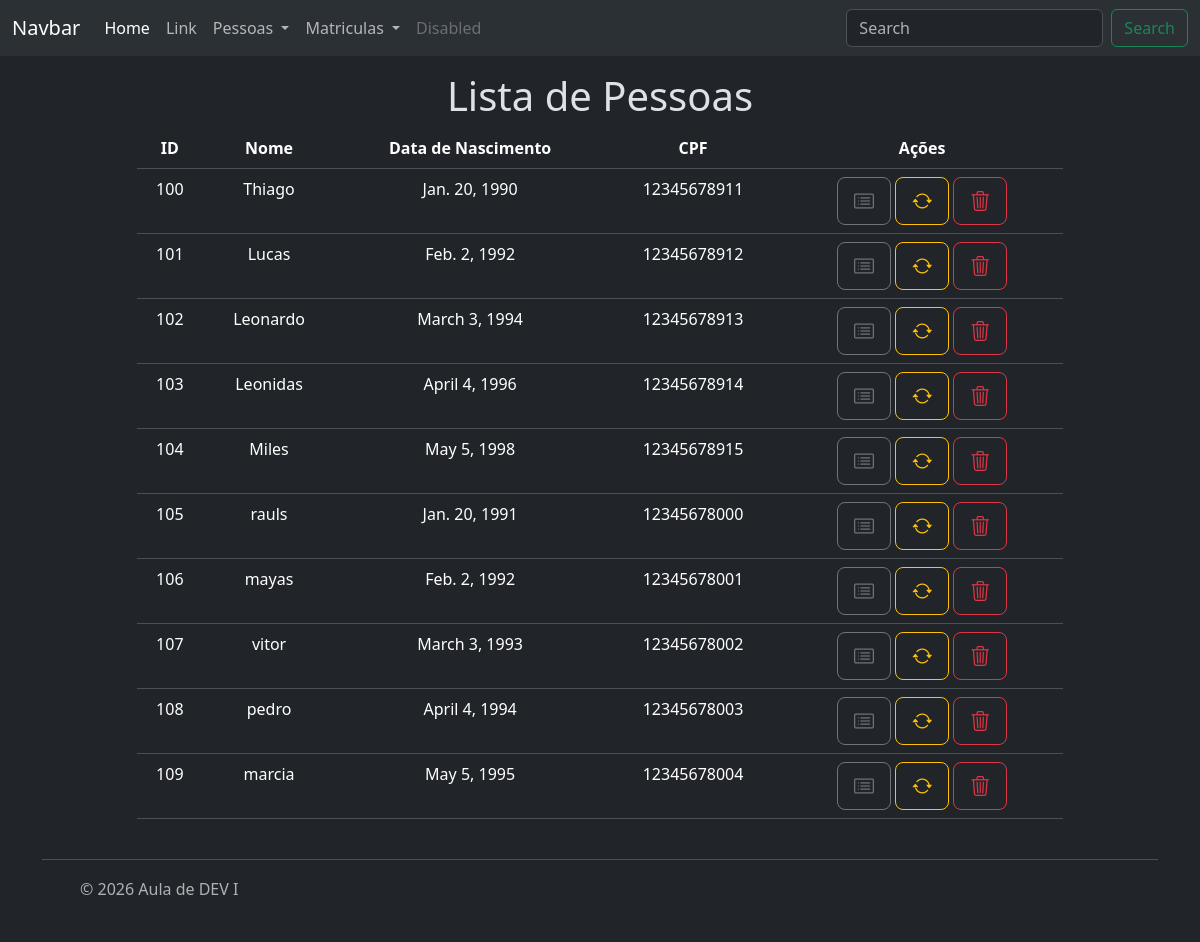
The app's page /relacionamentos/person/funcao/list, older data.
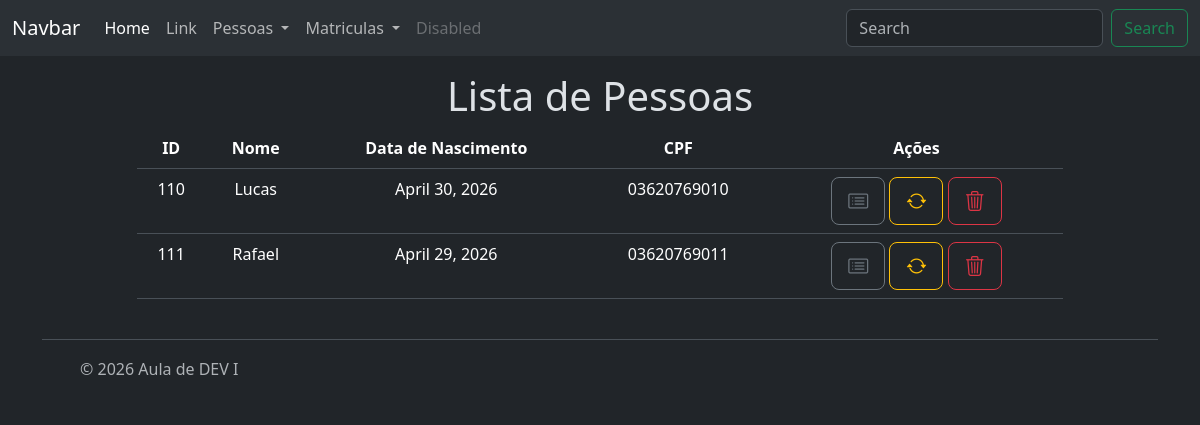
The same page, newer data.
### relacionamentos/models/pessoa.py (models this page shows, shortened)
class Pessoa(BaseModel):
    nome = models.CharField(max_length=100
                            , verbose_name='Nome'
                            , help_text='Insira o nome da pessoa'
                            , validators=[MinLengthValidator(5)])
    data_nascimento = models.DateField(verbose_name='Data de Nascimento'
                                      , help_text='Insira a data de nascimento da pessoa')
    cpf = models.CharField(max_length=11, unique=True
                           , validators=[MinLengthValidator(11), validacao_cpf]
                           , help_text='Insira o CPF da pessoa'
                           , verbose_name='CPF')

### relacionamentos/views/person.py (the view)
# urls.py: path('person/funcao/list',person.list, name='funcao_person_list'),
def list(request):
    people = Pessoa.objects.all()
    contexto = {
        "pessoas": people,
    }
    return render(request,'person/list.html',contexto)

### relacionamentos/templates/person/list.html
{% extends "base.html" %}
{% block title %}
    {% if pessoas %}
        Lista de Pessoas
    {% else %}
        Nenhuma Pessoa Cadastrada
    {% endif %}
{% endblock title %}
{% block content %}
    {% if pessoas %}
        <table class="table table-hover">
            <thead>
                <th>ID</th>
                <th>Nome</th>
                <th>Data de Nascimento</th>
                <th>CPF</th>
                <th>Ações</th>
            </thead>
            <tbody>
                {% for pessoa in pessoas %}
                    <tr>
                        <td>
                            {{pessoa.id}}
                        </td>
                        <td>
                            {{pessoa.nome}}
                        </td>
                        <td>
                            {{pessoa.data_nascimento}}
                        </td>
                        <td>
                            {{pessoa.cpf}}
                        </td>
                        <td>
                            <a class="btn btn-outline-secondary btn-lg" role='button' title='Detalhar' href="{% url 'relacionamentos:funcao_person_read' pessoa.id %}">
                                <i class="bi bi-card-list"></i>
                            </a>
                             <a class="btn btn-outline-warning btn-lg" role='button' title='Gerar CPF usando funcoes' href="{% url 'relacionamentos:funcao_person_generate_cpf' pessoa.id %}">
                                <i class="bi bi-arrow-repeat"></i>
                            </a>
                            <a class="btn btn-outline-danger btn-lg" role='button' title='Deletar' href="{% url 'relacionamentos:funcao_person_delete' pessoa.id %}">
                                <i class="bi bi-trash3"></i>
                            </a>
                        </td>
                    </tr>
                {% endfor %}
            </tbody>
        </table>
    {% endif %}
{% endblock content %}

### templates/base.html (shortened to what this page needs)
{% extends "menu.html" %}
{% block main %}
<div class="mt-3 mb-3" >
    <h1>{% block title %} titulo  {% endblock title %}</h1>
    <div>
        {% block content %}{% endblock content %}
    </div>
</div>
{% endblock main %}

### templates/menu.html (shortened to what this page needs)
{% extends 'minimal.html'%}
{% block menu %}
<nav class="navbar navbar-expand-lg bg-body-tertiary">
  <div class="container-fluid">
    <a class="navbar-brand" href="#">Navbar</a>
    <div class="collapse navbar-collapse" id="navbarSupportedContent">
      <ul class="navbar-nav me-auto mb-2 mb-lg-0">
        <li class="nav-item">
          <a class="nav-link active" aria-current="page" href="{% url 'index' %}">Home</a>
        </li>
        <li class="nav-item">
          <a class="nav-link" href="#">Link</a>
        </li>
        <li class="nav-item dropdown">
          <a class="nav-link dropdown-toggle" href="#" role="button" data-bs-toggle="dropdown" aria-expanded="false">
            Pessoas
          </a>
        </li>
        <li class="nav-item dropdown">
          <a class="nav-link dropdown-toggle" href="#" role="button" data-bs-toggle="dropdown" aria-expanded="false">
            Matriculas
          </a>
        </li>
        <li class="nav-item">
          <a class="nav-link disabled" aria-disabled="true">Disabled</a>
        </li>
      </ul>
      <form class="d-flex" role="search">
        <input class="form-control me-2" type="search" placeholder="Search" aria-label="Search"/>
        <button class="btn btn-outline-success" type="submit">Search</button>
      </form>
    </div>
  </div>
</nav>
{% endblock menu %}

### templates/minimal.html (shortened to what this page needs)
<!doctype html>
<html lang="en" data-bs-theme="dark">
  <head>
    <link href="https://cdn.jsdelivr.net/npm/bootstrap@5.3.3/dist/css/bootstrap.min.css" rel="stylesheet">
    <link rel="stylesheet" href="https://cdn.jsdelivr.net/npm/bootstrap-icons@1.11.3/font/bootstrap-icons.min.css">
  </head>
  <body>
    {% block menu %}
    {% endblock menu %}
    <div class="container text-center">
      <div class="row">
        <div class="col-lg-1">
        </div>
        <div class="col-lg-10">
          {% block main %}
          {% endblock main %}
        </div>
        <div class="col-lg-1">
        </div>
      </div>
    </div>
    <div class="container">
      <footer class="navbar navbar-inverse d-flex flex-wrap justify-content-between align-items-center py-3 my-4 border-top navbar-fixed-bottom">
        <div class="col-md-4 d-flex align-items-center">
          <a href="/" class="mb-3 me-2 mb-md-0 text-body-secondary text-decoration-none lh-1">
            <svg class="bi" width="30" height="24"><use xlink:href="#bootstrap"></use></svg>
          </a>
          <span class="mb-3 mb-md-0 text-body-secondary">© {% now "Y" %} Aula de DEV I</span>
        </div>
        <ul class="nav col-md-4 justify-content-end list-unstyled d-flex">
          <li class="ms-3"><a class="text-body-secondary" href="#"><svg class="bi" width="24" height="24"><use xlink:href="#twitter"></use></svg></a></li>
          <li class="ms-3"><a class="text-body-secondary" href="#"><svg class="bi" width="24" height="24"><use xlink:href="#instagram"></use></svg></a></li>
          <li class="ms-3"><a class="text-body-secondary" href="#"><svg class="bi" width="24" height="24"><use xlink:href="#facebook"></use></svg></a></li>
        </ul>
      </footer>
    </div>
  </body>
</html>

Row changes from the older to the newer data that the page shows:
removed Pessoa: id "100", nome "Thiago", data_nascimento "Jan. 20, 1990", cpf "12345678911"
removed Pessoa: id "101", nome "Lucas", data_nascimento "Feb. 2, 1992", cpf "12345678912"
removed Pessoa: id "102", nome "Leonardo", data_nascimento "March 3, 1994", cpf "12345678913"
removed Pessoa: id "103", nome "Leonidas", data_nascimento "April 4, 1996", cpf "12345678914"
removed Pessoa: id "104", nome "Miles", data_nascimento "May 5, 1998", cpf "12345678915"
removed Pessoa: id "105", nome "rauls", data_nascimento "Jan. 20, 1991", cpf "12345678000"
removed Pessoa: id "106", nome "mayas", data_nascimento "Feb. 2, 1992", cpf "12345678001"
removed Pessoa: id "107", nome "vitor", data_nascimento "March 3, 1993", cpf "12345678002"
removed Pessoa: id "108", nome "pedro", data_nascimento "April 4, 1994", cpf "12345678003"
removed Pessoa: id "109", nome "marcia", data_nascimento "May 5, 1995", cpf "12345678004"
added Pessoa: id "110", nome "Lucas", data_nascimento "April 30, 2026", cpf "03620769010"
added Pessoa: id "111", nome "Rafael", data_nascimento "April 29, 2026", cpf "03620769011"
